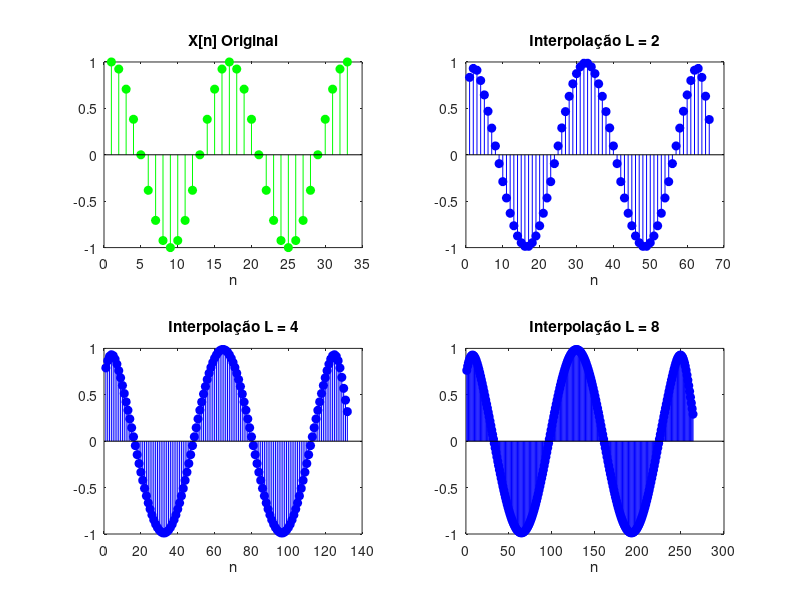

MATLAB code for this plot:
clc; clear all; close all
disp('Processando...')
n = 0:32;
% Sinal Original
x = cos(0.125*pi*n);
subplot(2,2,1);
stem(x,'g','filled');
title('X[n] Original');
xlabel('n');
% Interpolador L = 2
L = 2;
y1 = interp(x,L);
subplot(2,2,2);
stem(y1,'b','filled');
title('Interpolação L = 2');
xlabel('n');
% Interpolador L = 4
L = 4;
y2 = interp(x,L);
subplot(2,2,3);
stem(y2,'b','filled');
title('Interpolação L = 4');
xlabel('n');
% Interpolador L = 8
L = 8;
y3 = interp(x,L);
subplot(2,2,4);
stem(y3,'b','filled');
title('Interpolação L = 8');
xlabel('n');
disp('Fim');
